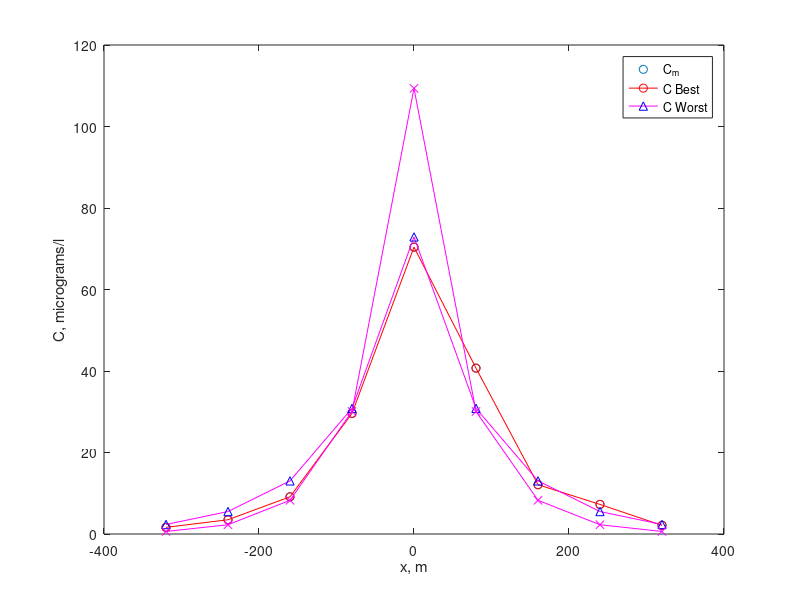

MATLAB code for this plot:
clear all
close all
clc

W = 246;    % mass discharge rate into the surface water(in kg/day)
k_1 = 0.25; % first order decay coefficient(in day^-1)
Q = 3.13;	% river flow rate(in m^3/s)
A = 72600;	% cross sectional area of river(in m^2)
D = 40*24:240:100*24; % range of dispersion coefficient
C_m = [1.63 3.5 9.13 29.6 70.4 40.7 12.1 7.26 2.12];    %measured concentr
%-ation values
x = -320:80:320;    % distances

v = Q/A;    % flow velocity

for j = 1:length(D) % loop for the range of D values
    
    m = sqrt(1+((4*k_1*D(j))/(v^2)));
    C_0 = W/(m*Q);	% concentration at x=0(in g/L)
    r_1 = v*(1+m)./(2*D(j));
    r_2 = v*(1-m)./(2*D(j));
    
    for i = 1:length(x)
    
        if x(i) <= 0
            C_x(j,i) = C_0*exp(r_1*x(i)); %calculation of C_x if x<=0
        elseif x(i) >= 0
            C_x(j,i) = C_0*exp(r_2*x(i)); %calculation of C_x if x>0
        end

        C_x(j,i) = C_x(j,i)*10.^6;   %convertion from g/L to micrograms/L
    
    end

    RMSE(j) = sqrt(mean((C_x(j,:) - C_m).^2)); %RMSE calculation formula 
    deltaC=max(C_m)-min(C_m); %difference between max and min measured conc.
    CE=RMSE/deltaC*100;
    SSE=sum((C_m-C_x).^2); %SSE calculation
    SSyy=sum((C_m-mean(C_m)).^2); %SSY calculation
    R2=1-SSE/SSyy; %calculation of R^2
    disp(['If D= ' num2str(D(j)/24)])
    disp(['RMSE= ' num2str(RMSE(j))])
    disp(['CE= ' num2str(CE(j))])
    fprintf('\n')

end

disp(['Min CE= ' num2str(min(CE))])
disp(['Max CE= ' num2str(max(CE))])
plot (x,C_m,'o')
hold all
plot (x,C_m,'-or','markeredgecolor','red')
plot(x,C_x(6,:),'-^m','markeredgecolor','blue')
plot(x,C_x(1,:),'-xm','markeredgecolor','magenta')
hold all
xlabel('x, m');
ylabel('C, micrograms/l');
legend('C_m','C Best','C Worst')
